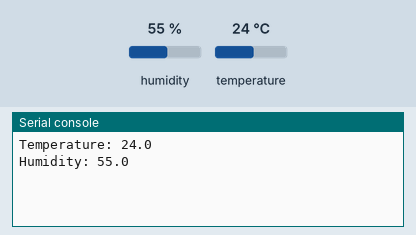
Recording of a program running on a simulated Raspberry Pi Pico running MicroPython. Parts: the last lines printed to the serial console. The test bench sets the inputs (shaded band); at power-on: humidity 55 %, temperature 24 °C.

Above: at 1.2 s.
1.3 s: humidity set to 22 %
At 2.7 s:
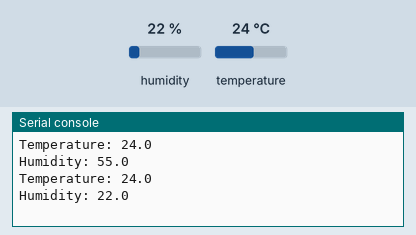
4.0 s: temperature set to 12 °C
At 5.1 s:
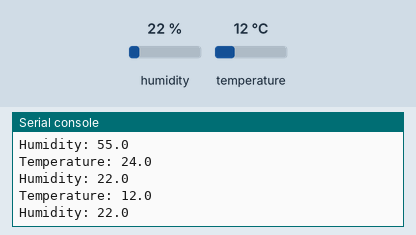
6.7 s: humidity set to 40 %
At 8.6 s:
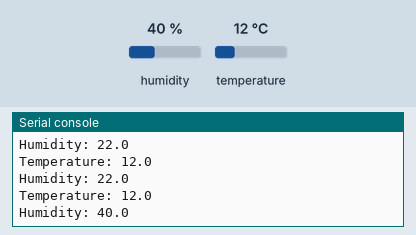
Timing chart, 0 to 10.1 s (numbered marks = the images above; inputs shaded):
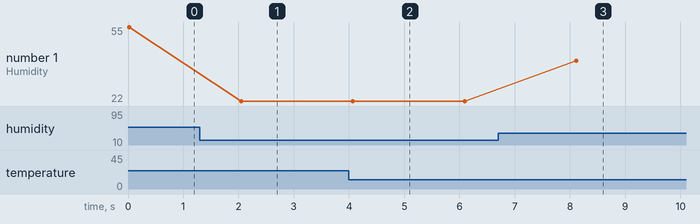

The program:

dht11.py
```python
from machine import Pin
import time

from dht import DHT11 # DHT 라이브러리에서 파일을 가져옴

sensor = DHT11(Pin(17, Pin.OUT, Pin.PULL_DOWN)) # 온습도 센서를 17번핀에 연결

while True:
    temp = sensor.temperature # 온도값을 temp에 저장
    humidity = sensor.humidity # 습도값을 humidity에 저장
    print("Temperature: {}".format(temp)) # 온도값 출력
    print("Humidity: {}".format(humidity)) # 습도값 출력
    time.sleep(2)
```

Measured:
- after the input at 1.3 s, the serial console: prints a new line after 0.75 s (image 1)
- after the input at 4.0 s, the serial console: prints a new line after 0.07 s (image 2)
- after the input at 6.7 s, the serial console: prints a new line after 1.4 s (image 3)
- plotted number 1: 55 → 22 after the input at 1.3 s, 22 → 40 after the input at 6.7 s
